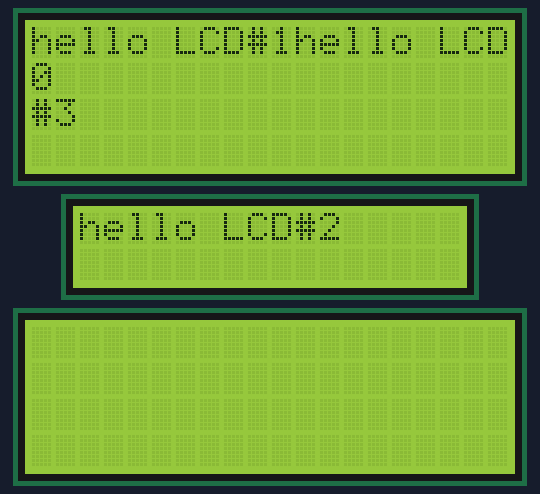
The sketch below on a simulated Arduino Mega 2560, built with avr-gcc and run on an emulated ATmega2560. Shown: 2 × 20×4 character LCD, 16×2 character LCD.

Above: at 0.2 s.
At 4.1 s:
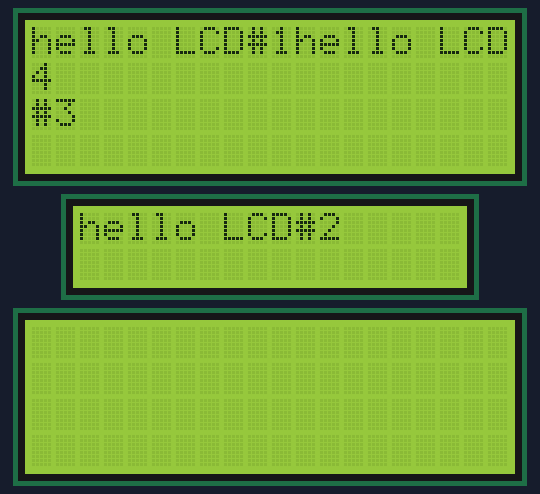
At 11.1 s:
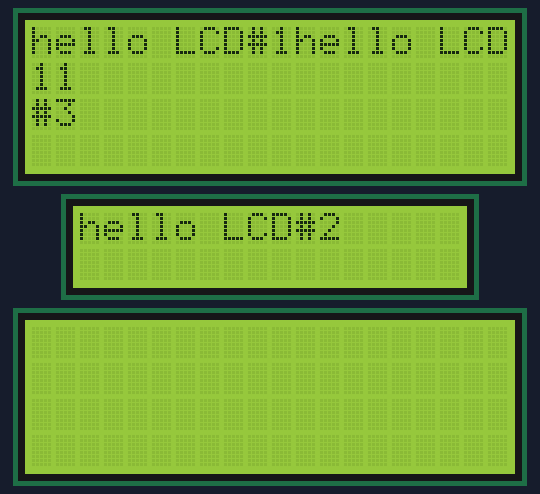
At 15.1 s:
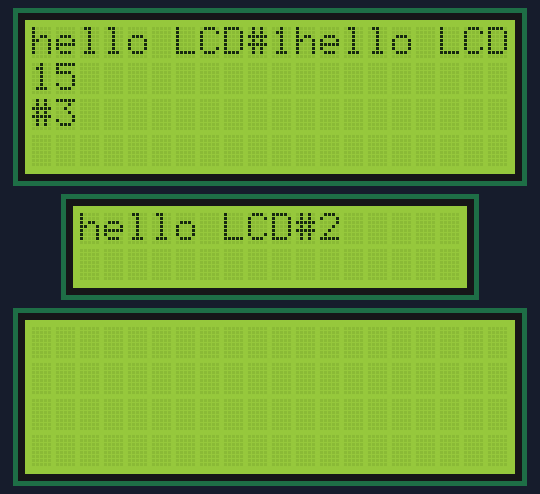
At 20.1 s:
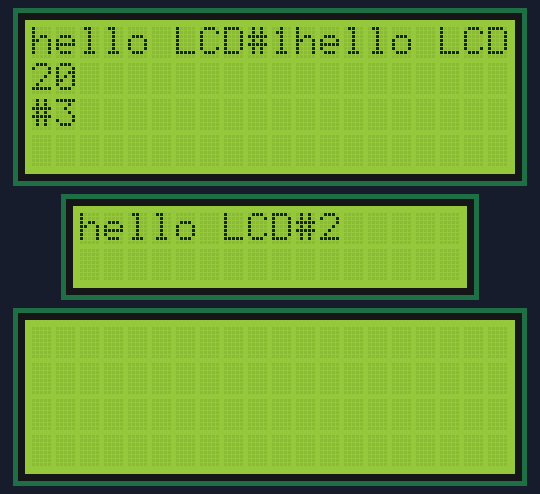
At 39.1 s:
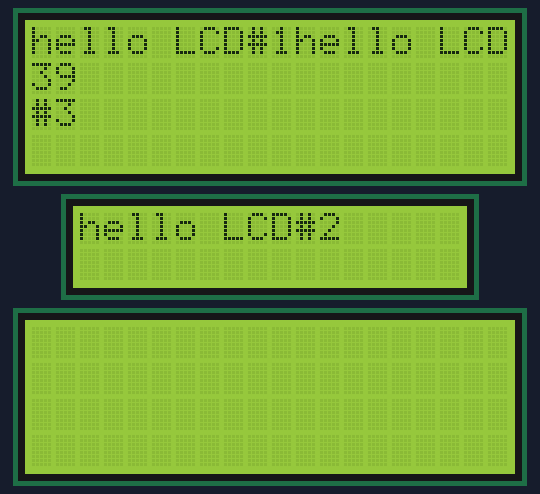

The sketch:

luminous01.ino
```cpp
/*
  LiquidCrystal Library - Hello World


 The circuit:
 * LCD RS pin to digital pin 12
 * LCD Enable pin to digital pin 11
 * LCD D4 pin to digital pin 5
 * LCD D5 pin to digital pin 4
 * LCD D6 pin to digital pin 3
 * LCD D7 pin to digital pin 2
 * LCD R/W pin to ground
 * 10K resistor:
 * ends to +5V and ground
 * wiper to LCD VO pin (pin 3)

 */

// include the library code:
#include <LiquidCrystal.h>

// initialize the library with the numbers of the interface pins
LiquidCrystal lcd1(12, 11, 10,9,8,7);
LiquidCrystal lcd2(22, 24, 26, 28, 30, 32);
LiquidCrystal lcd3(23, 25, 27, 29, 31, 33);

//status variables
boolean masteralarm=false;
int flightmode = 0; //0 = flight, 1=take-off, 2=landing


//values from KSP

byte id;             //1   packet id
float AP;            //2   apoapsis (m to sea level)
float PE;            //3   periapsis (m to sea level)
float SemiMajorAxis; //4   orbit semi major axis (m)
float SemiMinorAxis; //5   orbit semi minor axis (m)
float VVI;           //6   vertical velocity (m/s)
float e;             //7   orbital eccentricity (unitless, 0 = circular, > 1 = escape)
float inc;           //8   orbital inclination (degrees)
float G;             //9   acceleration (Gees)
long TAp;             //10  time to AP (seconds)
 long TPe;             //11  time to Pe (seconds)
 float TrueAnomaly;   //12  orbital true anomaly (degrees)
 float Density;       //13  air density (presumably kg/m^3, 1.225 at sea level)
 long period;          //14  orbital period (seconds)
 float RAlt;          //15  radar altitude (m)
 float Alt;           //16  altitude above sea level (m)
 float Vsurf;         //17  surface velocity (m/s)
 float Lat;           //18  Latitude (degree)
 float Lon;           //19  Longitude (degree)
 float LiquidFuelTot; //20  Liquid Fuel Total
 float LiquidFuel;    //21  Liquid Fuel remaining
 float OxidizerTot;   //22  Oxidizer Total
 float Oxidizer;      //23  Oxidizer remaining
 float EChargeTot;    //24  Electric Charge Total
 float ECharge;       //25  Electric Charge remaining
 float MonoPropTot;   //26  Mono Propellant Total
 float MonoProp;      //27  Mono Propellant remaining
 float IntakeAirTot;  //28  Intake Air Total
 float IntakeAir;     //29  Intake Air remaining
 float SolidFuelTot;  //30  Solid Fuel Total
 float SolidFuel;     //31  Solid Fuel remaining
 float XenonGasTot;   //32  Xenon Gas Total
 float XenonGas;      //33  Xenon Gas remaining
 float LiquidFuelTotS;//34  Liquid Fuel Total (stage)
 float LiquidFuelS;   //35  Liquid Fuel remaining (stage)
 float OxidizerTotS;  //36  Oxidizer Total (stage)
 float OxidizerS;     //37  Oxidizer remaining (stage)
 uint32_t MissionTime;  //38  Time since launch (s)
 float deltaTime;     //39  Time since last packet (s)
 float VOrbit;        //40  Orbital speed (m/s)
 uint32_t MNTime;       //41  Time to next node (s) [0 when no node]
 float MNDeltaV;      //42  Delta V for next node (m/s) [0 when no node]


void setup() {
  // set up the LCD's number of columns and rows:
  lcd1.begin(20, 4);
  // Print a message to the LCD.
  lcd1.print("hello LCD#1");
  // set up the LCD's number of columns and rows:
  lcd2.begin(16, 2);
  // Print a message to the LCD.
  lcd2.print("hello LCD#2");
  // set up the LCD's number of columns and rows:
  lcd3.begin(20, 4);
  // Print a message to the LCD.
  lcd1.print("hello LCD#3");
}

void loop() {

  //Poll all switches

  //receive serial input

  //write input to variables

  //draw conclusions

  //display results in LCD

  //display results in 7seg

  //illuminate correct LEDs

  //master alarm blink & sound if necessary


  // set the cursor to column 0, line 1
  // (note: line 1 is the second row, since counting begins with 0):
  lcd1.setCursor(0, 1);
  // print the number of seconds since reset:
  lcd1.print(millis()/1000);
}
```

Measured:
- what the display in image 1 shows lasts 1.0 s, from 4.0 s to 5.0 s
